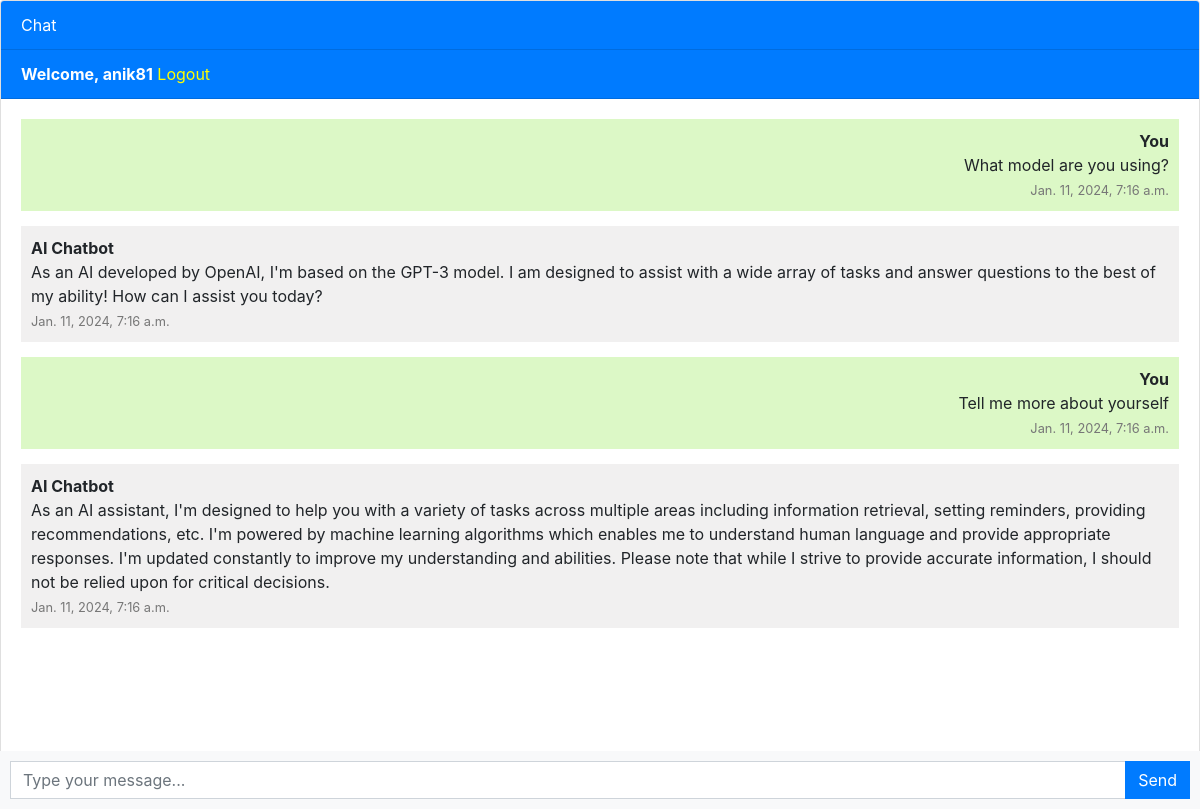
Screenshot of / (signed in) with the database file from the repository.
### chatbot/models.py (models this page shows, shortened)
class Chat(models.Model):
    user = models.ForeignKey(User, on_delete=models.CASCADE)
    message = models.TextField()
    response = models.TextField()
    created_at = models.DateTimeField(auto_now_add=True)

### chatbot/views.py (the view)
# urls.py: path('', views.chatbot, name='chatbot'),
def chatbot(request):
    chats = Chat.objects.filter(user=request.user)
    if request.method == 'POST':
        message = request.POST.get('message')
        response = ask_openai(message)
        chat = Chat(user=request.user, message=message, response=response, created_at=timezone.now)
        chat.save()
        return JsonResponse({'message': message, 'response': response})
    return render(request, 'chatbot.html', {'chats': chats})

### templates/chatbot.html (shortened to what this page needs)
{% extends 'base.html' %}
{% block content %}
<div class="chat-container">
  <div class="card flex-grow-1">
    <div class="card-header bg-primary text-white">Chat</div>
    {% if user.is_authenticated %}
    <div class="card-header bg-primary text-white"><b>Welcome, {{user.username}}</b> <a style="color: yellow;"
        href="logout">Logout</a></div>
    {% else %}
    <div class="card-header bg-primary text-white"><a style="color: yellow;" href="login">Login</a> <a
        style="color: yellow;" href="register">Register</a></div>
    {% endif %}
    <div class="card-body messages-box">
      <ul class="list-unstyled messages-list">
                {% for chat in chats %}
                {% if chat.user == request.user %}
            <li class="message sent">
              <div class="message-text">
                <div class="message-sender">
                  <b>You </b>
                </div>
                <div class="message-content">
                  {{ chat.message }}
                  <br>
                  <span class="timestamp">{{ chat.created_at }}</span>
                </div>
              </div>
            </li>
            <li class="message received">
              <div class="message-text">
                <div class="message-sender">
                  <b>AI Chatbot</b>
                </div>
                <div class="message-content">
                  {{ chat.response }}
                  <br>
                  <span class="timestamp">{{ chat.created_at }}</span>
                </div>
              </div>
            </li>
          {% endif %}
        {% endfor %}
      </ul>
    </div>
    <br><br>
    <br><br>
    <br><br>
  </div>
  <form class="message-form">
    <div class="input-group">
      <input type="text" class="form-control message-input" placeholder="Type your message...">
      <div class="input-group-append">
        <button type="submit" class="btn btn-primary btn-send">Send</button>
      </div>
    </div>
  </form>
</div>
{% endblock %}

### templates/chatbot.html (style rules this page uses)
body, html { height: 100%; }
.messages-box { flex: 1; overflow-y: auto; }
.messages-list { padding-left: 0; }
.message { margin-bottom: 15px; list-style: none; }
.message-text { padding: 10px; border-radius: 5px; }
.sent { background-color: #dcf8c6; align-self: flex-end; }
.received { background-color: #f1f0f0; align-self: flex-start; }
.message-form { display: flex; position: fixed; bottom: 0; left: 0; right: 0; padding: 10px; background-color: #f8f9fa; }
.message-input { flex: 1; border-radius: 0; border-right: none; }
.btn-send { border-radius: 0; }
.chat-container { height: 100%; display: flex; flex-direction: column; }
.message.sent { justify-content: flex-end; text-align: right; }
.message.received { justify-content: flex-start; text-align: left; }
.timestamp { font-size: 0.8em; color: #777; }

### rows the page displays
Chat: message "What model are you using?", created_at "Jan. 11, 2024, 7:16 a.m.", response "As an AI developed by OpenAI, I'm based on the GPT-3 model. I am designed to assist with a wide array of tasks and answer questions to the best of my ability! How can I assist you today?"
Chat: message "Tell me more about yourself", created_at "Jan. 11, 2024, 7:16 a.m.", response "As an AI assistant, I'm designed to help you with a variety of tasks across multiple areas including information retrieval, setting reminders, providing recommendations, etc. I'm powered by machine learning algorithms which enables me to understand human language and provide appropriate responses. I'm updated constantly to improve my understanding and abilities. Please note that while I strive to provide accurate information, I should not be relied upon for critical decisions."

### other values shown
{{ user.username }} "anik81"
